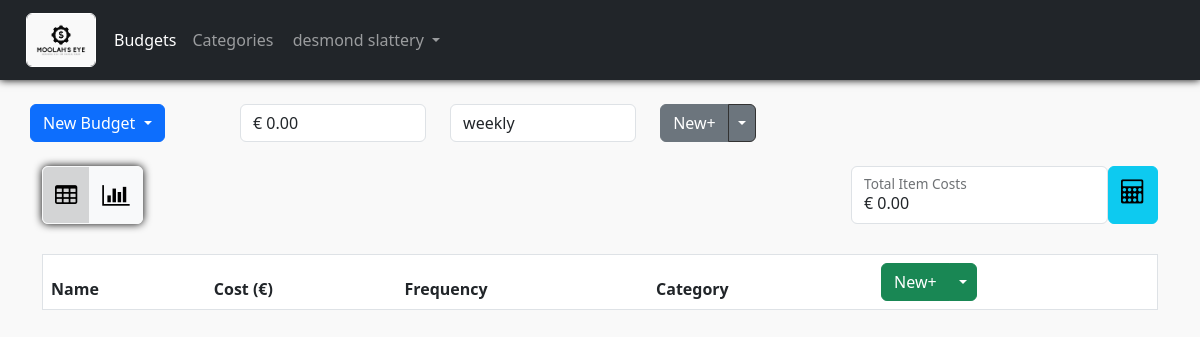
The page /dashboard/13 (signed in) on the database its author committed.
### main/models.py (models this page shows, shortened)
class User(AbstractBaseUser, PermissionsMixin):
    name = models.CharField(max_length=40, unique=True, null=False, blank=False)
    user_name = models.CharField(max_length=40, unique=True, null=False, blank=False)
    email = models.EmailField(null=False, blank=False, unique=True)
    password = models.CharField(max_length=150, null=False, blank=False)
    instantiated = models.BooleanField(null=False, default=False)
    is_staff = models.BooleanField(default=False)
    is_active = models.BooleanField(default=False)
    objects = CustomAccountManager()
    USERNAME_FIELD = 'email'
    REQUIRED_FIELDS = ['user_name', 'name','password']

class Budget(models.Model):
    frequencies = (
        (2, "weekly"),
        (3, "bi-weekly"),
        (4, "monthly")
    )
    user_id = models.ForeignKey(User, on_delete=models.CASCADE, default=None)
    name = models.CharField(max_length=40, default="New Budget", null=False, blank=False, unique=True)
    amount = models.FloatField(default=0.0, null=False, blank=False)
    frequency = models.IntegerField(null=False, default=7, choices=frequencies)
    def get_frequency(self, str_rep: bool = True) -> Union[int, str]:
        try:
            for freq in Budget.frequencies:
                if self.frequency in freq:
                    if str_rep:
                        return freq[1]
                    else:
                        return freq[0]
        except:
            pass
    def get_total_costs(self, frequency_filter=None) -> float:
        try:
            if not frequency_filter:
                frequency_filter = self.frequency
            return round(sum([item.get_item_cost(frequency_filter) for item in self.item_set.all()]), 2)
        except Exception as e:
            print("bang: ",e)
            return 0
    def get_categorical_breakdown(self):
        try:
            total = 0
            breakdown = {cat.name: {"cost": 0, "perc": 0} for cat in Category.objects.all()}
            for item in self.item_set.all():
                item_cost = item.get_item_cost()
                total += item_cost
                breakdown[item.category.name]["cost"] += item_cost
            other = self.amount - total
            if other:
                breakdown["Available"] = {
                    "cost": other,
                    "perc": 0
                }
            for cat in breakdown:
                breakdown[cat]["cost"] = round(breakdown[cat]["cost"], 2)
                breakdown[cat]["perc"] = round((breakdown[cat]["cost"] / self.amount) * 100, 2)
            print(breakdown)
            return breakdown
        except Exception as e:
            print("hmmm... ", e)
            pass
    def get_data_points(self):
        try:
            ret = {
                "Daily Costs": 0,
                "Weekly Costs": 0,
                "Monthly Costs": 0
            }
            items = self.item_set.all()
            return ret
        except Exception as e:
            print(e)
            return ret

### main/views.py (the view, shortened to what this page needs)
# urls.py: path('dashboard/<int:id>', views.dashboard_view, name="dashboard_view"),
def dashboard_view(req, id=-0):
    budget = req.user.budget_set.filter(id=id).first()
    budgets = req.user.budget_set.exclude(id=id)
    if budget:
        items = budget.item_set.all()
        breakdown = budget.get_categorical_breakdown()
        data_points = budget.get_data_points()
        return render(
            req, "dashboard.html",
            {"budgets": budgets, "budget": budget,
             "items": items, "breakdown": breakdown,
             "data_points": data_points
            }
        )
    else:
        return redirect("new_budget_view")

### main/templatetags/custom_filters.py (called while the page is built)
@register.filter
def lookup(dict, key):
    try:
        return dict[key]
    except:
        print(f"Couldn't find {key} in {dict}")
        return None

@register.filter
def format_float(val) -> str:
    try:
        return "{0:,.2f}".format(val)
    except Exception as e:
        return val

### main/templates/dashboard.html (shortened to what this page needs)
{% extends 'index.html' %}
{% load static %}
{% block static_resources %}
<link rel="stylesheet" href="https://cdnjs.cloudflare.com/ajax/libs/font-awesome/4.7.0/css/font-awesome.min.css">
<link rel="stylesheet" type="text/css" href="{% static '/css/styles.css' %}"/>
{% endblock %}
{% load custom_filters %}
{% block content %}
    <div class="budget-details container">
        {% if budget_form %}
            <form class="budget-form" method="post" action="">
                {% csrf_token %}
                {{budget_form.user_id}}
                <div class="row g-2">
                    <div class="col-md">
                        <div class="form-floating">
                            {{budget_form.name}}
                            <label for="{{ budget_form.name.id_for_label }}">Name</label>
                        </div>
                    </div>
                    <div class="col-md">
                        <div class="form-floating">
                            {{budget_form.amount}}
                            <label for="{{ budget_form.amount.id_for_label }}">Amount</label>
                        </div>
                    </div>
                    <div class="col-md">
                        <div class="form-floating">
                            {{budget_form.frequency}}
                            <label for="{{ budget_form.freqeuency.id_for_label }}">Frequency</label>
                        </div>
                    </div>
                    <div class="col-md btn-group" role="group">
                        {% if budget %}
                            <a id="cancel_budget" class="hider"
                            href="{% url 'dashboard_view' id=budget.id %}"></a>
                        {% else %}
                            <a id="cancel_budget" class="hider"
                            href="{% url 'dashboard_view' id=0 %}"></a>
                        {% endif %}
                        <button id="btn_cancel_budget" type="button" class="btn btn-danger">Cancel</button>
                        <button id="btn_save_budget" type="submit" class="btn btn-success">Save</button>
                    </div>
                </div>
            </form>
        {% else %}
            <div class="budget-info row">
                <div class="col">
                    <div class="dropdown">
                        <button class="btn btn-primary dropdown-toggle" type="button" data-bs-toggle="dropdown" aria-expanded="false">
                          {{budget.name}}
                        </button>
                    </div>
                </div>
                <div class="col">
                    <input class="form-control" type="text" value= "€ {{budget.amount|format_float}}"
                    aria-label="readonly input example" readonly>
                </div>
                <div class="col">
                    <input class="form-control" type="text" value="{{budget.get_frequency}}"
                    aria-label="readonly input example" readonly>
                </div>
                <div class="col">
                    <div id="budget-buttons" class="btn-group">
                        <a id="btn_new_budget" type="button" class="btn btn-secondary" href="{% url 'new_budget_view'%}">New+</a>
                        <button type="button" class="btn btn-secondary dropdown-toggle dropdown-toggle-split btn-budget-dropdown" data-bs-toggle="dropdown" aria-expanded="false">
                        </button>
                    </div>
                </div>
            </div>
        {% endif %}
    </div>
    <div class="table-functionality container">
        <div class="table-functionality-buttons btn-group">
            <button id="table_item_view" class="btn btn-light items-view-chosen">
                <i class="fa fa-table"></i>
            </button>
            <button id="chart_item_view" class="btn btn-light">
                <i class="fa fa-bar-chart-o"></i>
            </button>
        </div>
        <div>
            <div class="costs-container">
                <div class="form-floating">
                    {% if budget %}
                        <input id="item_costs" class="form-control" type="text"
                        value="€ {{budget.get_total_costs|format_float}}" aria-label="readonly input example" readonly/>
                    {% else %}
                        <input id="item_costs" class="form-control" type="number"
                        value="0" aria-label="readonly input example" readonly/>
                    {% endif %}
                    <label for="item_costs">Total Item Costs</label>
                </div>
                {% if budget %}
                    <a type="button" href="{% url 'calculator_view' budget_id=budget.id %}" class="btn btn-info" id="calculator">
                        <i class="fa fa-calculator"></i>
                    </a>
                {% else %}
                    <button class="btn btn-info" id="calculator">
                        <i class="fa fa-calculator"></i>
                    </button>
                {% endif %}
            </div>
        </div>
    </div>
    <div class="items-container container">
        <table border="1 | 0" cellpadding="3" class="table table-striped items-table">
            <thead class="thead-light">
                <tr>
                    <th scope="col">Name</th>
                    <th scope="col">Cost (€)</th>
                    <th scope="col">Frequency</th>
                    <th scope="col">Category</th>
                    <th scope="col">
                        {% if budget %}
                            <div id="item-buttons" class="btn-group">
                                <a id="btn_new_item" class="btn btn-success" href = "{% url 'new_item_view' budget_id=budget.id %}">New+</a>
                                <button type="button" class="btn btn-success dropdown-toggle dropdown-toggle-split btn-item-dropdown" data-bs-toggle="dropdown" aria-expanded="false">
                                </button>
                            </div>
                        {% endif %}
                    </th>
                </tr>
            </thead>
        </table>
    </div>
{% endblock %}

### main/templates/index.html (shortened to what this page needs)
{% extends 'base.html' %}
{% load static %}
{% block main %}
    <main id="bootstrap-override">
        <nav class="navbar navbar-dark navbar-expand-lg bg-dark sticky-top" data-bs-theme="dark">
            <div class="container-fluid">
                <a class="navbar-brand" href="#">
                    <img src="{% static 'images/logo.png' %}" id="logo" alt="Moolah's Eye Logo">
                </a>
              <div class="collapse navbar-collapse" id="navbarNavDropdown">
                <ul class="navbar-nav">
                  <li class="nav-item">
                    <a class="nav-link active" aria-current="page" href="#">Budgets</a>
                  </li>
                  <li class="nav-item">
                    <a class="nav-link" href="#">Categories</a>
                  </li>
                  <li class="nav-item dropdown logout-dropdown">
                    <a class="nav-link dropdown-toggle" href="#" role="button" data-bs-toggle="dropdown" aria-expanded="false">
                      {{user.name}}
                    </a>
                  </li>
                </ul>
              </div>
            </div>
          </nav>
        <div class="content">
            {% block content %}
            {% endblock %}
        </div>
    </main>
{% endblock %}

### main/static/css/styles.css (style rules this page uses)
:root { --logo-bg: #f9f9f9; }
body { overflow-x: hidden; overflow-y: auto; background-color: var(--logo-bg); }
main { width: 100vw; height: 100vh; }
.navbar { box-shadow: 0 0 .5rem black; }
#logo { width: 100%; height: auto; margin: 0 2.5%; border: .05rem groove white; border-radius: 6px; }
.navbar-brand { max-width: 6%; }
.navbar-brand, .logout-dropdown { margin: 0 1%; }
.budget-details { display: flex; flex-direction: row; justify-content: flex-start; padding: 1% 0; margin: 1% auto; }
.table-functionality { margin: .75% auto; display: flex; justify-content: space-between; }
.table-functionality-buttons { box-shadow: 0 0 .5rem black; }
.items-view-chosen { background-color: #d3d4d5; }
.costs-container { display: flex; }
.items-container { margin: 2.5% auto; }
.items-table { background-color: white; }
#calculator, #table_item_view, #chart_item_view { font-size: 150%; }
.btn-budget-dropdown { border: .05rem solid rgb(50, 50, 50); }

### rows shown on the page
User: name "desmond slattery"
Budget: name "New Budget", amount "€ 0.00", get_frequency "weekly", get_total_costs "€ 0.00"
